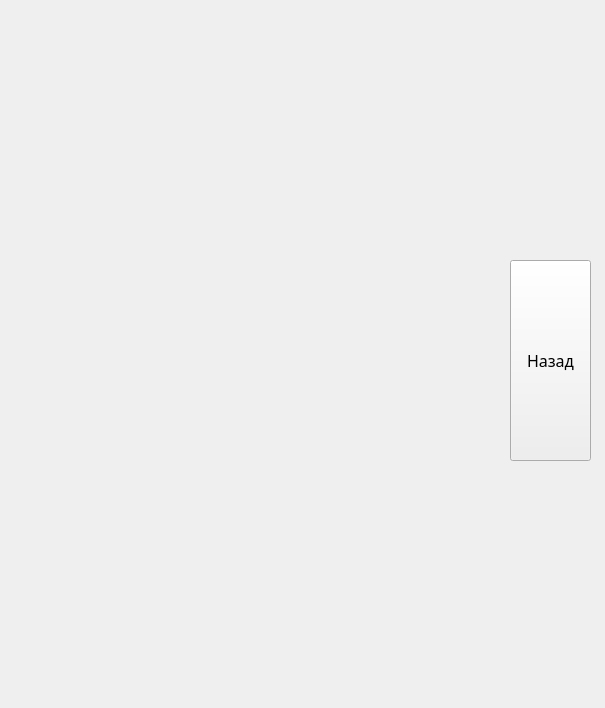
<?xml version="1.0" encoding="UTF-8"?>
<ui version="4.0">
 <class>Form</class>
 <widget class="QWidget" name="Form">
  <property name="geometry">
   <rect>
    <x>0</x>
    <y>0</y>
    <width>605</width>
    <height>708</height>
   </rect>
  </property>
  <property name="windowTitle">
   <string>Form</string>
  </property>
  <widget class="QLabel" name="label_3">
   <property name="geometry">
    <rect>
     <x>-650</x>
     <y>-380</y>
     <width>1631</width>
     <height>1111</height>
    </rect>
   </property>
   <property name="text">
    <string/>
   </property>
   <property name="pixmap">
    <pixmap>../../../Desktop/videoblocks-tea-plantation-and-bright-sunshine-nature-background-with-blurred-bokeh-effect-fresh-green-leaves-grow-on-agriculture-field-in-rural-india-beautiful-summer-landscape-with-hot-sun-li.png</pixmap>
   </property>
  </widget>
  <widget class="QPushButton" name="nazad">
   <property name="geometry">
    <rect>
     <x>510</x>
     <y>260</y>
     <width>81</width>
     <height>201</height>
    </rect>
   </property>
   <property name="font">
    <font>
     <family>Segoe Print</family>
     <pointsize>12</pointsize>
    </font>
   </property>
   <property name="text">
    <string>Назад</string>
   </property>
  </widget>
  <widget class="QLabel" name="label">
   <property name="geometry">
    <rect>
     <x>0</x>
     <y>10</y>
     <width>501</width>
     <height>701</height>
    </rect>
   </property>
   <property name="text">
    <string/>
   </property>
   <property name="pixmap">
    <pixmap>../9.png</pixmap>
   </property>
  </widget>
 </widget>
 <resources/>
 <connections/>
</ui>
